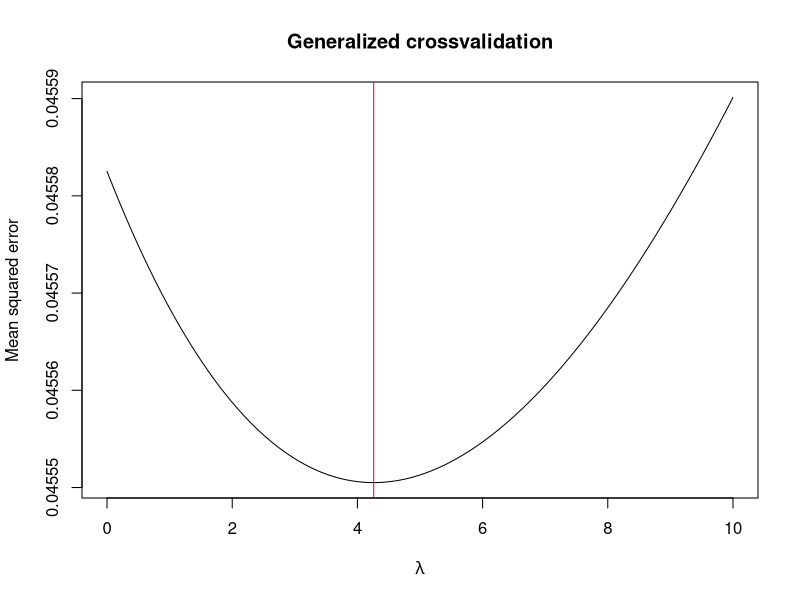
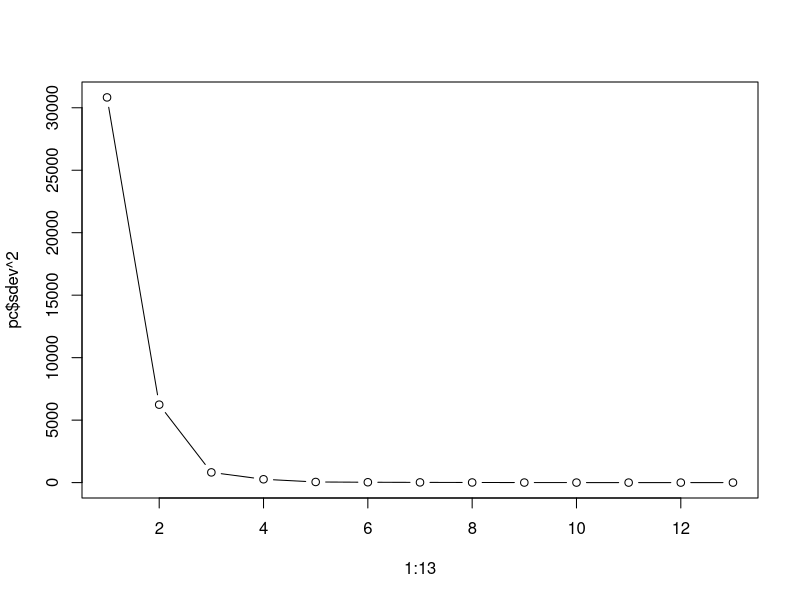
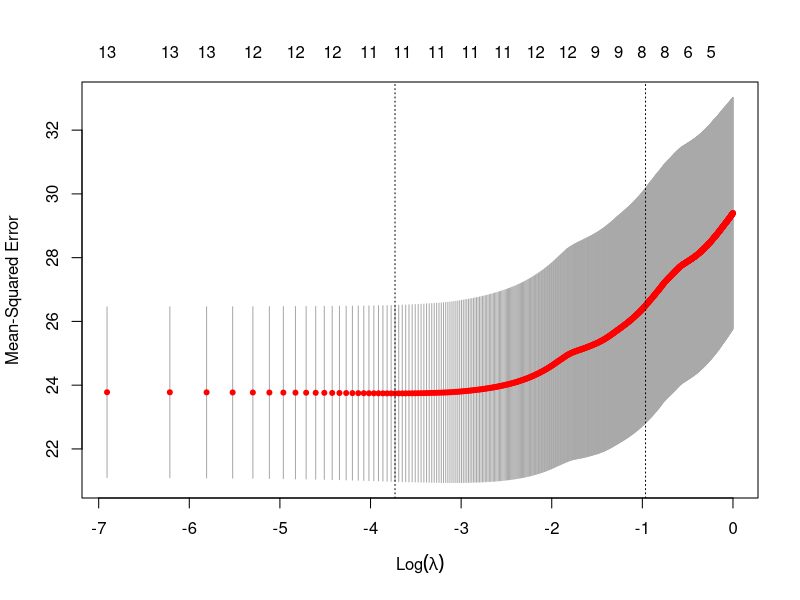
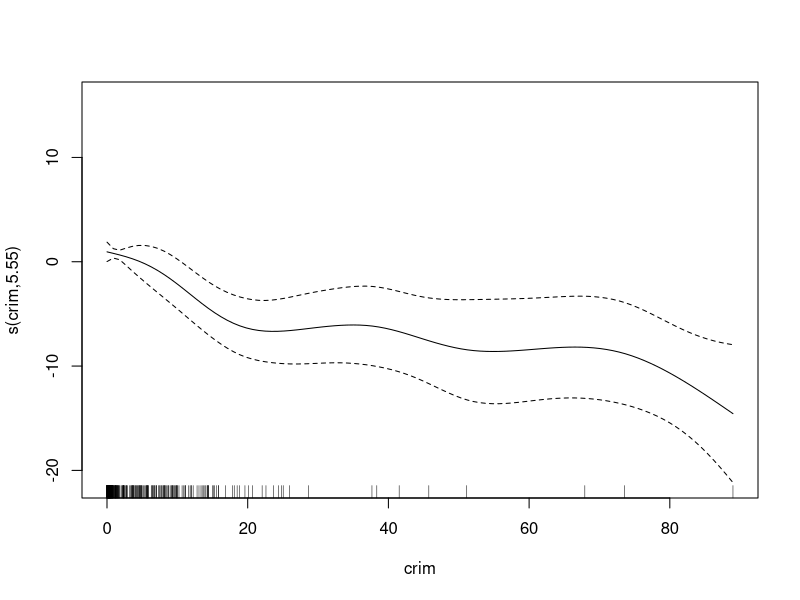
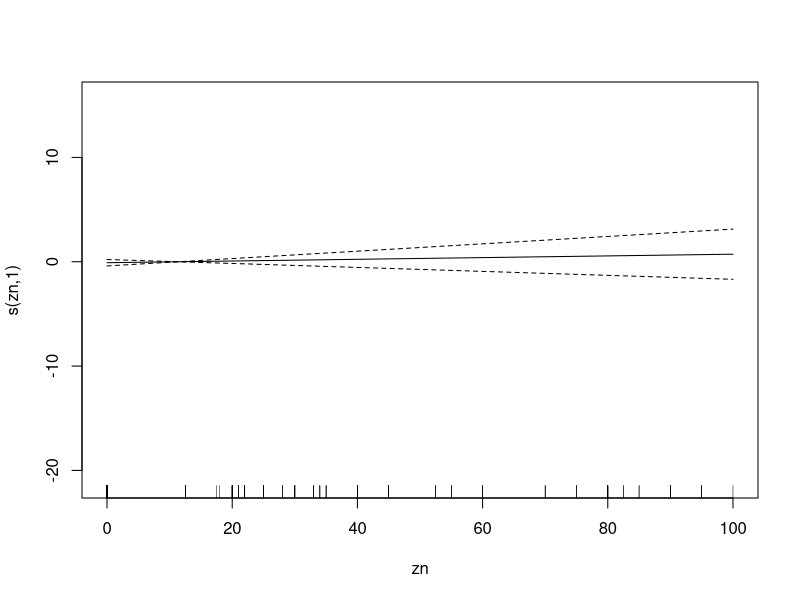
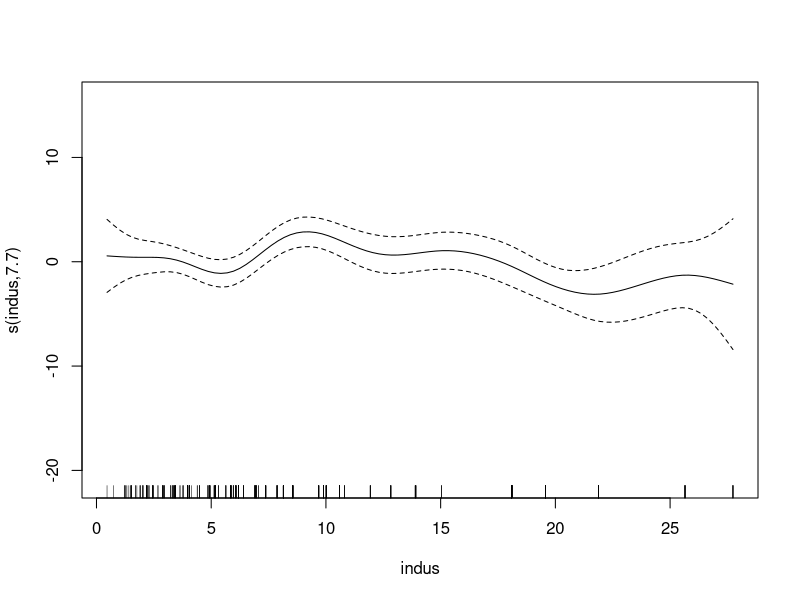
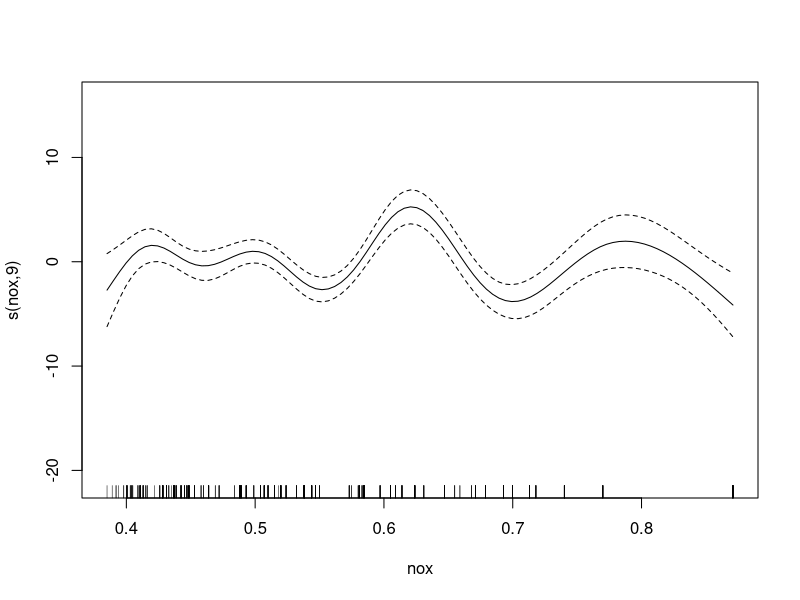
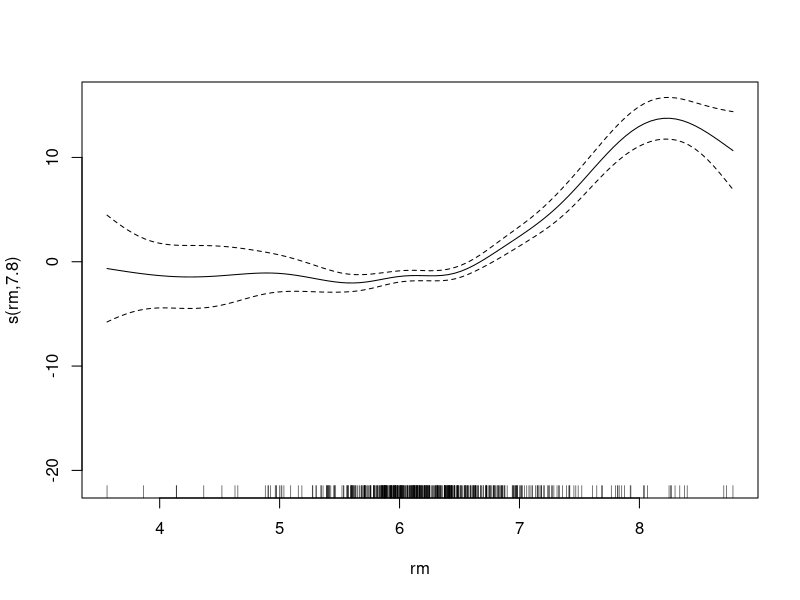

Here is the R script that generated these plots, in order:
## ---------------------------------------------------------------------------------------------------------------------------------
library("MASS")
## a
lmfull <- lm(medv~., data=Boston)
summary(lmfull)
#
lmaic <- stepAIC(lmfull, direction="backward")
summary(lmaic)
lmbic <- stepAIC(lmfull, direction="backward", k=log(nrow(Boston)))
summary(lmbic)
lmaic
lmbic
## b 
lmridge <- lm.ridge(medv~., data=Boston, lambda=seq(0, 10, 0.01))
select(lmridge)
#
plot(lmridge$lambda, lmridge$GCV, type="l", xlab=expression(lambda), ylab="Mean squared error", main="Generalized crossvalidation")
abline(v=lmridge$lambda[which.min(lmridge$GCV)], col="red")
lm.ridge(medv~., data=Boston, lambda=4.26)
## c
pc <- princomp(Boston[,-14])
pcd <- data.frame(medv=Boston$medv, pc$score)
plot(1:13, pc$sdev^2, type="b")

lmpc <- lm(medv~., data=pcd)
summary(lmpc)
## d
library("glmnet")
x <- as.matrix(Boston[,-14])
y <- Boston[,14]
lmlasso <- cv.glmnet(x, y, lambda=seq(0, 1, 0.001))
plot(lmlasso)
lmlasso$lambda.min
lmlasso$lambda.1se
coef(lmlasso, s="lambda.1se")
## e
library("mgcv")
am <- gam(medv~s(crim)+s(zn)+s(indus)+chas+s(nox)+s(rm)+s(age)+s(dis)+rad+s(tax)+s(ptratio)+s(black)+s(lstat), data=Boston)
summary(am)
opar <- par(mfrow=c(3,4))
on.exit(par(opar))
plot(am)
## f
# ridge excluded
yh <- data.frame(full=predict(lmfull), aic=predict(lmbic), bic=predict(lmbic), pc=predict(lmpc),
                 lasso=predict(lmlasso, newx=x, s="lambda.1se"), am=predict(am))
# R^2
1-colSums((yh-Boston$medv)^2)/sum((Boston$medv-mean(Boston$medv))^2)
